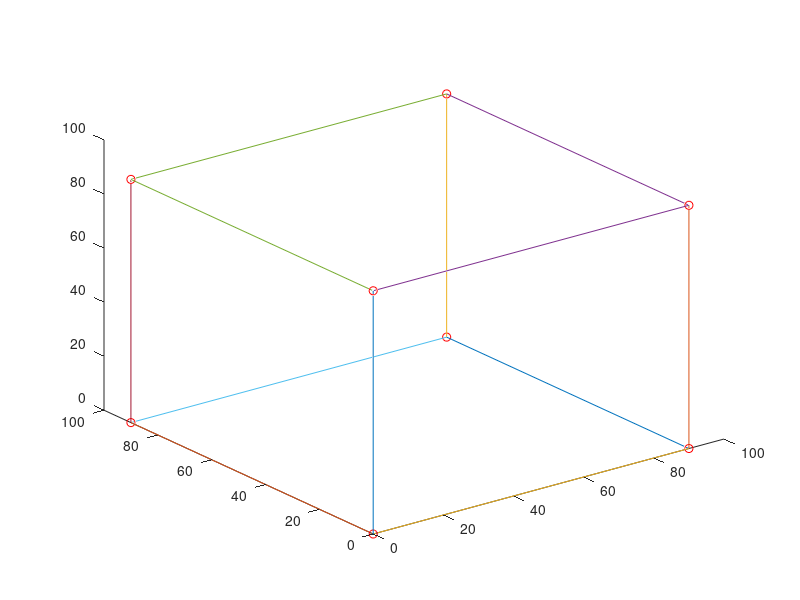

Source code (MATLAB): (Note: this script raises an error after producing the figure.)
%Our first task is to render our cube as a wireframe and have it's base
%located at the bottom left corner of our grid
%Our cube will have 8 corners as [X,Y,Z,1]:
% * 4 where 1 at origin and 3 at the extreme of each axis
%       (0,0,0) -- (X,0,0) -- (0,Y,0) -- (0,0,Z)
cube = [0,0,0,1; 90,0,0,1; 0,90,0,1; 0,0,90,1];
% * 4 other corners with combination of values of X,Y,Z
%       (0,Y,Z) -- (X,0,Z) -- (X,Y,0) -- (X,Y,Z)
cube = [cube; 0,90,90,1; 90,0,90,1; 90,90,0,1; 90,90,90,1];

%We take the reverse order of the points as our plotting would be in
%matlab would be in reverse order
%gets all the X coordinates in order of creation
cube_3D(:,1) = cube(:,3);
%gets all the Y coordinates in order of creation
cube_3D(:,2) = cube(:,2);
%gets all the Z coordinates in order of creation
cube_3D(:,3) = cube(:,1);
%gets all last 1's
cube_3D(:,4) = cube(:,4);

%Define the 12 cube edges.
cubeEdges = [cube_3D(1,1:3) cube_3D(2,1:3);
             cube_3D(1,1:3) cube_3D(3,1:3);
             cube_3D(1,1:3) cube_3D(4,1:3);
             cube_3D(2,1:3) cube_3D(6,1:3);
             cube_3D(2,1:3) cube_3D(7,1:3);
             cube_3D(3,1:3) cube_3D(5,1:3);
             cube_3D(3,1:3) cube_3D(7,1:3);
             cube_3D(4,1:3) cube_3D(5,1:3);
             cube_3D(4,1:3) cube_3D(6,1:3);
             cube_3D(8,1:3) cube_3D(5,1:3);
             cube_3D(8,1:3) cube_3D(6,1:3);
             cube_3D(8,1:3) cube_3D(7,1:3);];
         
%Obtain the edges on the X plane of the 3D cube
edges_Xplane = [cubeEdges(:,1),cubeEdges(:,4)]';
%Obtain the edges on the X plane of the 3D cube
edges_Yplane = [cubeEdges(:,2),cubeEdges(:,5)]';
%Obtain the edges on the X plane of the 3D cube
edges_Zplane = [cubeEdges(:,3),cubeEdges(:,6)]';

figure(), plot3(cube_3D(:,1), cube_3D(:,2), cube_3D(:,3), 'ro')
hold on
plot3(edges_Xplane,edges_Yplane,edges_Zplane);
hold off

for k = 1:4
    img = eval(['img' num2str(k)]);
    H = eval(['Hnew' num2str(k)]);
    %Get the projection defined as A*[R t]
    Projection = A*[Rotation(:,:,k), t(:,k)];
    %We use the above computed projection to get the pixel projections from
    %the cube points
    pixels = Projection*cube_3D';
    pixels = pixels';
    % Normalize by homogenious coordinate
    for i=1:length(pixels)
        pixels(i,:) = pixels(i,:)/pixels(i,3);
    end
    
    %Define the 12 cube edges the same as the original 3D cube.
    pixelEdges = [pixels(1,1:3) pixels(2,1:3);
             pixels(1,1:3) pixels(3,1:3);
             pixels(1,1:3) pixels(4,1:3);
             pixels(2,1:3) pixels(6,1:3);
             pixels(2,1:3) pixels(7,1:3);
             pixels(3,1:3) pixels(5,1:3);
             pixels(3,1:3) pixels(7,1:3);
             pixels(4,1:3) pixels(5,1:3);
             pixels(6,1:3) pixels(6,1:3);
             pixels(8,1:3) pixels(5,1:3);
             pixels(8,1:3) pixels(6,1:3);
             pixels(8,1:3) pixels(7,1:3);];
    %Obtain the edges on the X plane of the 3D cube
    projection_edges_X = [pixelEdges(:,1),pixelEdges(:,4)]';
    %Obtain the edges on the Y plane of the 3D cube
    projection_edges_Y = [pixelEdges(:,2),pixelEdges(:,5)]';
    %Obtain the edges on the Z plane of the 3D cube
    
    figure, imshow(img)
    hold on
    plot(projection_edges_X, projection_edges_Y)
    plot(pixels(:,1), pixels(:,2), 'ro')
    title(['3D cubic grid projected onto images' files(k)])
    hold off
end